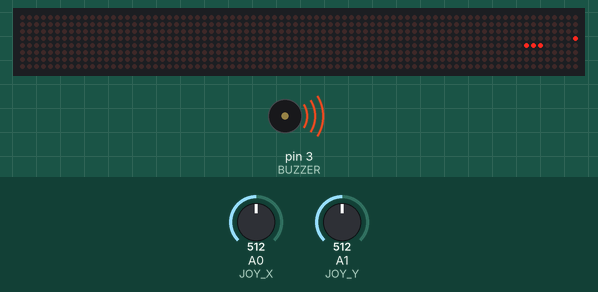
A sketch run on a simulated Arduino Uno, built with avr-gcc and run on an emulated ATmega328P. Shown: 80×8 LED matrix, buzzer (waves = sounding). The inputs (shaded band) are chosen by the test bench; at power-on: A1 (JOY_Y) = 512, A0 (JOY_X) = 512. Random numbers use the default seed unless the sketch sets one.

Above: at 2.1 s.
2.2 s: A1 (JOY_Y) set to 591
At 2.63 s:
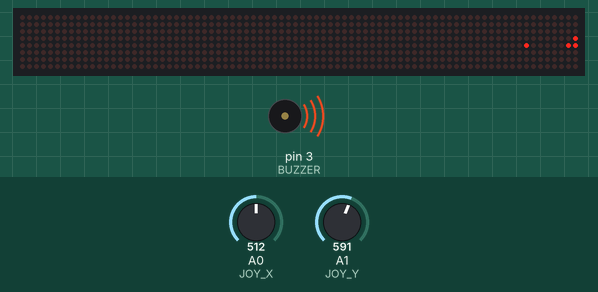
5.2 s: A1 (JOY_Y) set to 614
At 5.65 s:
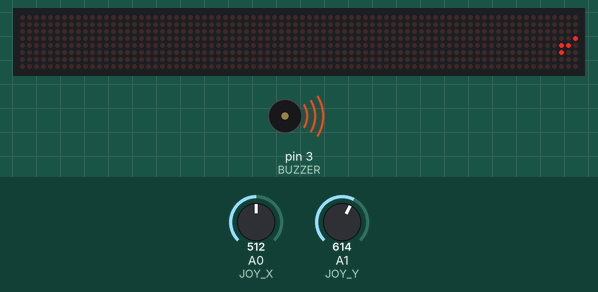
At 6.25 s:
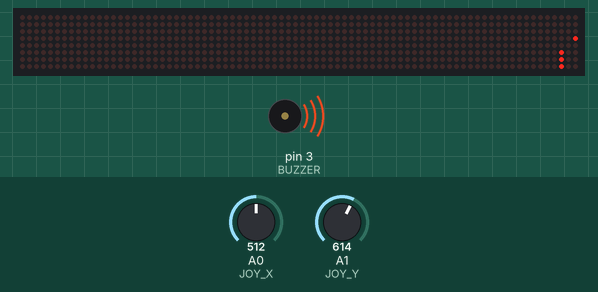
Timing chart, 0 to 16.9 s (numbered marks = the images above; inputs shaded):
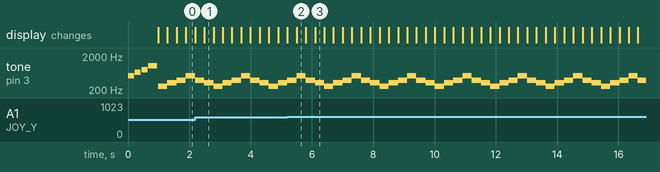

The sketch:

dot-matrix-snake.ino
```cpp
#include <MD_MAX72xx.h>
#include <SPI.h>

// MAX7219 setup
#define HARDWARE_TYPE MD_MAX72XX::FC16_HW
#define MAX_DEVICES 1
#define DATA_PIN   11
#define CS_PIN     10
#define CLK_PIN    13

MD_MAX72XX matrix = MD_MAX72XX(HARDWARE_TYPE, DATA_PIN, CLK_PIN, CS_PIN);

// Joystick pins
#define JOY_X A0
#define JOY_Y A1
#define JOY_SW 2

// Buzzer
#define BUZZER 3

// Snake game variables
int snakeX[64], snakeY[64];
int snakeLength = 3;
int dirX = 1, dirY = 0;
int foodX, foodY;
unsigned long lastMove = 0;
int speed = 300; // lower = faster

// --- SOUND VARIABLES ---
bool bgmEnabled = true;
unsigned long lastNoteTime = 0;
int currentNote = 0;

// Simple looping background melody
int bgmMelody[] = { 262, 330, 392, 523, 392, 330 }; // C, E, G, C5, G, E
int bgmDurations[] = { 300, 300, 300, 300, 300, 300 };
int bgmLength = sizeof(bgmMelody)/sizeof(bgmMelody[0]);

// --- SOUND FUNCTIONS ---
void beepEffect(int freq = 1000, int duration = 80) {
  tone(BUZZER, freq, duration);
  delay(duration + 10);
}

void playEatSound() {
  tone(BUZZER, 1200, 80);
  delay(100);
  tone(BUZZER, 1500, 80);
  delay(100);
  noTone(BUZZER);
}

void playGameOverSound() {
  bgmEnabled = false; // stop bgm
  tone(BUZZER, 300, 600);
  delay(650);
  tone(BUZZER, 200, 800);
  delay(850);
  noTone(BUZZER);
  bgmEnabled = true; // re-enable bgm for restart
}

void playStartMelody() {
  int melody[] = { 523, 659, 784, 1047 }; // C5, E5, G5, C6
  int noteDurations[] = { 200, 200, 200, 300 };

  for (unsigned int i = 0; i < sizeof(melody)/sizeof(melody[0]); i++) {
    tone(BUZZER, melody[i], noteDurations[i]);
    delay(noteDurations[i] + 20);
  }
  noTone(BUZZER);
}

void playBackgroundMusic() {
  if (!bgmEnabled) return;

  unsigned long now = millis();
  if (now - lastNoteTime >= (unsigned long)bgmDurations[currentNote]) {
    // play next note
    tone(BUZZER, bgmMelody[currentNote], bgmDurations[currentNote]);
    lastNoteTime = now;
    currentNote++;
    if (currentNote >= bgmLength) currentNote = 0; // loop back
  }
}
// -----------------------

void setup() {
  matrix.begin();
  matrix.clear();

  pinMode(JOY_SW, INPUT_PULLUP);
  pinMode(BUZZER, OUTPUT);

  // Initial snake position
  snakeX[0] = 3; snakeY[0] = 4;
  snakeX[1] = 2; snakeY[1] = 4;
  snakeX[2] = 1; snakeY[2] = 4;

  randomSeed(analogRead(0));
  spawnFood();

  // Play start melody
  playStartMelody();
}

void loop() {
  readJoystick();

  if (millis() - lastMove > speed) {
    lastMove = millis();
    moveSnake();
    drawGame();
  }

  // play background tune continuously
  playBackgroundMusic();
}

void readJoystick() {
  int x = analogRead(JOY_X);
  int y = analogRead(JOY_Y);

  if (x < 400 && dirX == 0) { dirX =  1; dirY = 0; } // RIGHT (reversed)
  if (x > 600 && dirX == 0) { dirX = -1; dirY = 0; } // LEFT (reversed)
  if (y < 400 && dirY == 0) { dirX =  0; dirY = -1; } // UP
  if (y > 600 && dirY == 0) { dirX =  0; dirY =  1; } // DOWN
}

void moveSnake() {
  // shift snake
  for (int i = snakeLength - 1; i > 0; i--) {
    snakeX[i] = snakeX[i-1];
    snakeY[i] = snakeY[i-1];
  }

  snakeX[0] += dirX;
  snakeY[0] += dirY;

  // Wrap around edges
  if (snakeX[0] < 0) snakeX[0] = 7;
  if (snakeX[0] > 7) snakeX[0] = 0;
  if (snakeY[0] < 0) snakeY[0] = 7;
  if (snakeY[0] > 7) snakeY[0] = 0;

  // Check food
  if (snakeX[0] == foodX && snakeY[0] == foodY) {
    snakeLength++;
    playEatSound();   // 🎵 play sound when food eaten
    spawnFood();
  }

  // Check self collision
  for (int i = 1; i < snakeLength; i++) {
    if (snakeX[0] == snakeX[i] && snakeY[0] == snakeY[i]) {
      gameOver();
    }
  }
}

void drawGame() {
  matrix.clear();

  // Draw snake
  for (int i = 0; i < snakeLength; i++) {
    matrix.setPoint(snakeY[i], snakeX[i], true);
  }

  // Draw food
  matrix.setPoint(foodY, foodX, true);
}

void spawnFood() {
  foodX = random(0, 8);
  foodY = random(0, 8);
}

void gameOver() {
  playGameOverSound();   // 🎵 game over tune
  delay(2000);

  // Reset snake
  snakeLength = 3;
  snakeX[0] = 3; snakeY[0] = 4;
  snakeX[1] = 2; snakeY[1] = 4;
  snakeX[2] = 1; snakeY[2] = 4;
  dirX = 1; dirY = 0;
  spawnFood();
}
```

Measured:
- the behaviour switches between 600 and 601 on A1 (JOY_Y) (found by bisection; images 1 and 2)
- by itself, tone on pin 3 (BUZZER): repeats every 1.8 s: 392 Hz 0.30 s, 330 Hz 0.30 s, 262 Hz 0.30 s, 330 Hz 0.30 s, 392 Hz 0.30 s, 523 Hz 0.30 s
